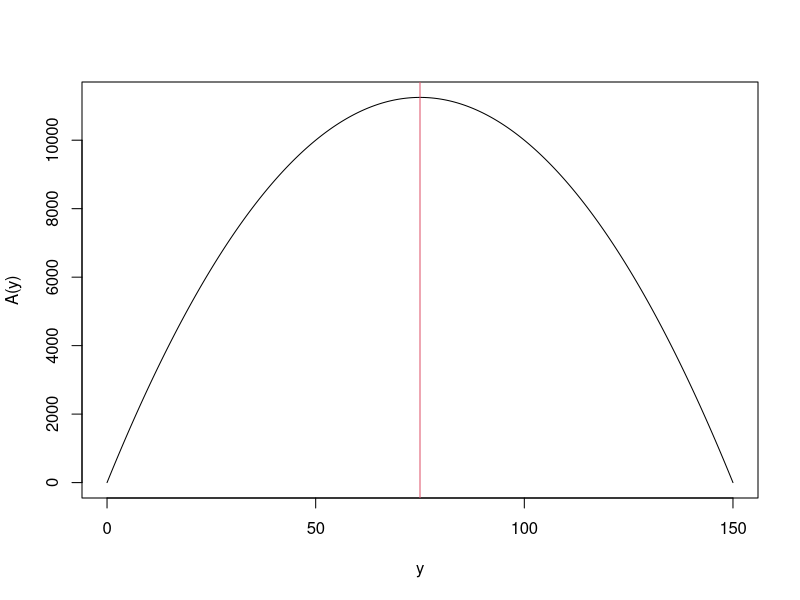

The R source for this figure:
#Objective Function
A <- function(y){300*y - 2*y^2}

#Collection of Inputs
y <- seq(0,150,0.1)
#The Area
plot(y,A(y),type="l")
#It looks like the maximizer is y=75.
abline(v=75,col=2)
